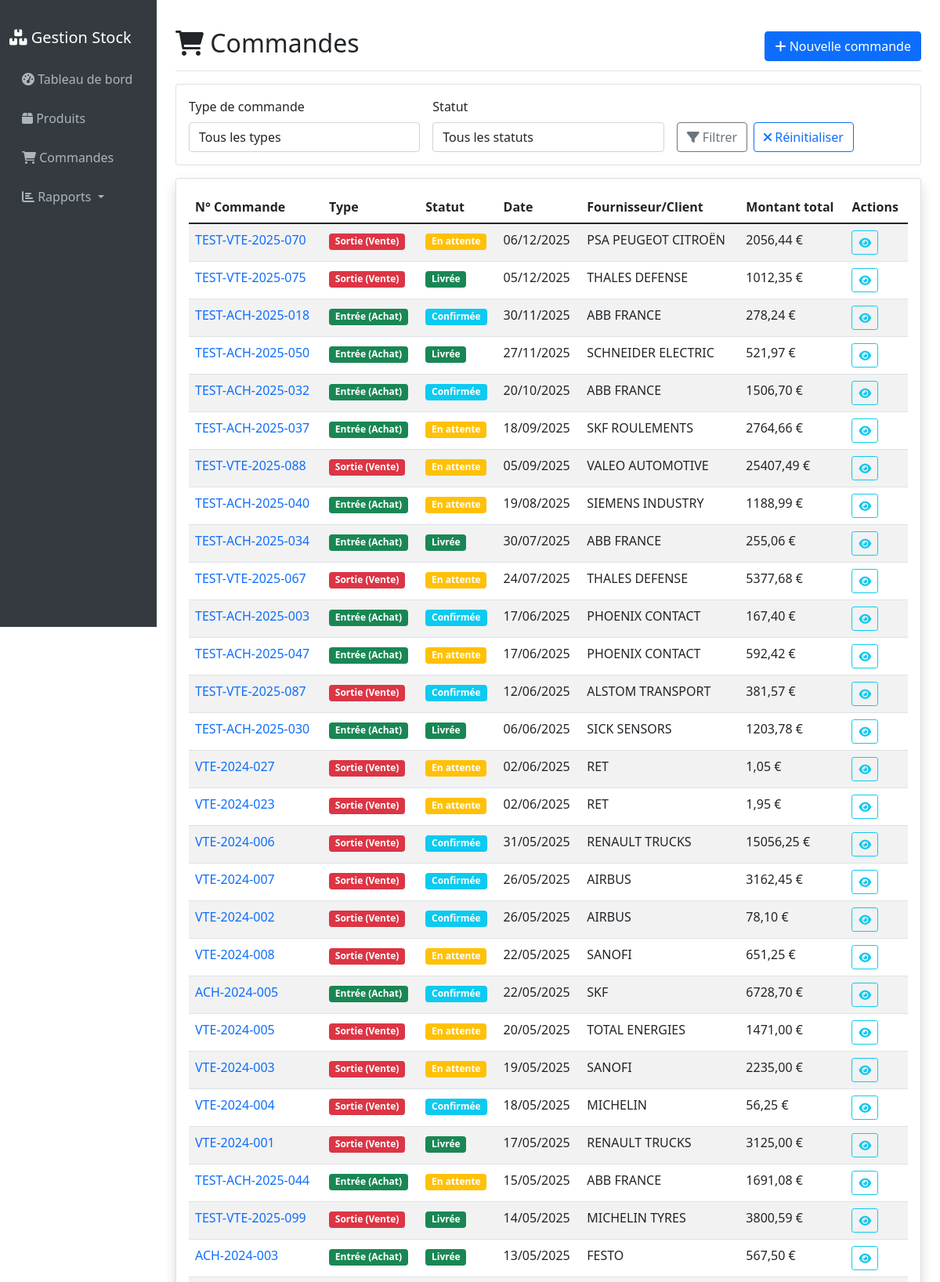
Screenshot of /orders/ (upper part) with the database file from the repository.
### inventory/models.py (models this page shows, shortened)
class Order(models.Model):
    ORDER_TYPES = [
        ('IN', 'Entrée (Achat)'),
        ('OUT', 'Sortie (Vente)'),
    ]
    STATUS_CHOICES = [
        ('PENDING', 'En attente'),
        ('CONFIRMED', 'Confirmée'),
        ('DELIVERED', 'Livrée'),
        ('CANCELLED', 'Annulée'),
    ]
    order_number = models.CharField(max_length=50, unique=True, verbose_name="Numéro de commande")
    order_type = models.CharField(max_length=3, choices=ORDER_TYPES, verbose_name="Type de commande")
    status = models.CharField(max_length=10, choices=STATUS_CHOICES, default='PENDING', verbose_name="Statut")
    order_date = models.DateTimeField(default=timezone.now, verbose_name="Date de commande")
    supplier_customer = models.CharField(max_length=255, blank=True, verbose_name="Fournisseur/Client")
    notes = models.TextField(blank=True, verbose_name="Notes")
    created_at = models.DateTimeField(auto_now_add=True)
    updated_at = models.DateTimeField(auto_now=True)
    class Meta:
        verbose_name = "Commande"
        verbose_name_plural = "Commandes"
        ordering = ['-order_date']
    @property
    def total_amount(self):
        return sum(item.total_price for item in self.orderitem_set.all())

class OrderItem(models.Model):
    order = models.ForeignKey(Order, on_delete=models.CASCADE, verbose_name="Commande")
    product = models.ForeignKey(Product, on_delete=models.CASCADE, verbose_name="Produit")
    quantity = models.PositiveIntegerField(verbose_name="Quantité")
    unit_price = models.DecimalField(
        max_digits=10,
        decimal_places=2,
        validators=[MinValueValidator(Decimal('0.01'))],
        verbose_name="Prix unitaire"
    )
    class Meta:
        verbose_name = "Article de commande"
        verbose_name_plural = "Articles de commande"
        unique_together = ['order', 'product']
    @property
    def total_price(self):
        return self.quantity * self.unit_price

### inventory/views.py (the view)
# urls.py: path('orders/', views.order_list, name='order_list'),
def order_list(request):
    orders = Order.objects.all().order_by('-order_date')
    order_type = request.GET.get('type')
    status = request.GET.get('status')
    if order_type:
        orders = orders.filter(order_type=order_type)
    if status:
        orders = orders.filter(status=status)
    context = {
        'orders': orders,
        'order_types': Order.ORDER_TYPES,
        'status_choices': Order.STATUS_CHOICES,
        'selected_type': order_type,
        'selected_status': status,
    }
    return render(request, 'inventory/order_list.html', context)

### inventory/templates/inventory/order_list.html (shortened to what this page needs)
{% extends 'inventory/base.html' %}
{% block content %}
<div class="d-flex justify-content-between flex-wrap flex-md-nowrap align-items-center pt-3 pb-2 mb-3 border-bottom">
    <h1 class="h2"><i class="fas fa-shopping-cart"></i> Commandes</h1>
    <div class="btn-toolbar mb-2 mb-md-0">
        <a href="{% url 'order_create' %}" class="btn btn-primary">
            <i class="fas fa-plus"></i> Nouvelle commande
        </a>
    </div>
</div>
<div class="row mb-3">
    <div class="col-md-12">
        <div class="card">
            <div class="card-body">
                <form method="get" class="row g-3">
                    <div class="col-md-4">
                        <label for="type" class="form-label">Type de commande</label>
                        <select name="type" class="form-control" id="type">
                            <option value="">Tous les types</option>
                        </select>
                    </div>
                    <div class="col-md-4">
                        <label for="status" class="form-label">Statut</label>
                        <select name="status" class="form-control" id="status">
                            <option value="">Tous les statuts</option>
                        </select>
                    </div>
                    <div class="col-md-4 d-flex align-items-end">
                        <button class="btn btn-outline-secondary" type="submit">
                            <i class="fas fa-filter"></i> Filtrer
                        </button>
                        <a href="{% url 'order_list' %}" class="btn btn-outline-primary ms-2">
                            <i class="fas fa-times"></i> Réinitialiser
                        </a>
                    </div>
                </form>
            </div>
        </div>
    </div>
</div>
<div class="card shadow">
    <div class="card-body">
        {% if orders %}
            <div class="table-responsive">
                <table class="table table-striped">
                    <thead>
                        <tr>
                            <th>N° Commande</th>
                            <th>Type</th>
                            <th>Statut</th>
                            <th>Date</th>
                            <th>Fournisseur/Client</th>
                            <th>Montant total</th>
                            <th>Actions</th>
                        </tr>
                    </thead>
                    <tbody>
                        {% for order in orders %}
                        <tr>
                            <td>
                                <a href="{% url 'order_detail' order.pk %}" class="text-decoration-none">
                                    {{ order.order_number }}
                                </a>
                            </td>
                            <td>
                                <span class="badge bg-{% if order.order_type == 'IN' %}success{% else %}danger{% endif %}">
                                    {{ order.get_order_type_display }}
                                </span>
                            </td>
                            <td>
                                <span class="badge bg-{% if order.status == 'PENDING' %}warning{% elif order.status == 'CONFIRMED' %}info{% elif order.status == 'DELIVERED' %}success{% else %}secondary{% endif %}">
                                    {{ order.get_status_display }}
                                </span>
                            </td>
                            <td>{{ order.order_date|date:"d/m/Y" }}</td>
                            <td>{{ order.supplier_customer|default:"-" }}</td>
                            <td>{{ order.total_amount|floatformat:2 }} €</td>
                            <td>
                                <div class="btn-group btn-group-sm" role="group">
                                    <a href="{% url 'order_detail' order.pk %}" class="btn btn-outline-info">
                                        <i class="fas fa-eye"></i>
                                    </a>
                                </div>
                            </td>
                        </tr>
                        {% endfor %}
                    </tbody>
                </table>
            </div>
        {% endif %}
    </div>
</div>
{% endblock %}

### rows the page displays
Order: order_number "TEST-VTE-2025-070", order_type "Sortie (Vente)", status "En attente", order_date "06/12/2025", supplier_customer "PSA PEUGEOT CITROËN", total_amount "2056,44"
Order: order_number "TEST-VTE-2025-075", order_type "Sortie (Vente)", status "Livrée", order_date "05/12/2025", supplier_customer "THALES DEFENSE", total_amount "1012,35"
Order: order_number "TEST-ACH-2025-018", order_type "Entrée (Achat)", status "Confirmée", order_date "30/11/2025", supplier_customer "ABB FRANCE", total_amount "278,24"
Order: order_number "TEST-ACH-2025-050", order_type "Entrée (Achat)", status "Livrée", order_date "27/11/2025", supplier_customer "SCHNEIDER ELECTRIC", total_amount "521,97"
Order: order_number "TEST-ACH-2025-032", order_type "Entrée (Achat)", status "Confirmée", order_date "20/10/2025", supplier_customer "ABB FRANCE", total_amount "1506,70"
Order: order_number "TEST-ACH-2025-037", order_type "Entrée (Achat)", status "En attente", order_date "18/09/2025", supplier_customer "SKF ROULEMENTS", total_amount "2764,66"
Order: order_number "TEST-VTE-2025-088", order_type "Sortie (Vente)", status "En attente", order_date "05/09/2025", supplier_customer "VALEO AUTOMOTIVE", total_amount "25407,49"
Order: order_number "TEST-ACH-2025-040", order_type "Entrée (Achat)", status "En attente", order_date "19/08/2025", supplier_customer "SIEMENS INDUSTRY", total_amount "1188,99"
Order: order_number "TEST-ACH-2025-034", order_type "Entrée (Achat)", status "Livrée", order_date "30/07/2025", supplier_customer "ABB FRANCE", total_amount "255,06"
Order: order_number "TEST-VTE-2025-067", order_type "Sortie (Vente)", status "En attente", order_date "24/07/2025", supplier_customer "THALES DEFENSE", total_amount "5377,68"
Order: order_number "TEST-ACH-2025-003", order_type "Entrée (Achat)", status "Confirmée", order_date "17/06/2025", supplier_customer "PHOENIX CONTACT", total_amount "167,40"
Order: order_number "TEST-ACH-2025-047", order_type "Entrée (Achat)", status "En attente", order_date "17/06/2025", supplier_customer "PHOENIX CONTACT", total_amount "592,42"
Order: order_number "TEST-VTE-2025-087", order_type "Sortie (Vente)", status "Confirmée", order_date "12/06/2025", supplier_customer "ALSTOM TRANSPORT", total_amount "381,57"
Order: order_number "TEST-ACH-2025-030", order_type "Entrée (Achat)", status "Livrée", order_date "06/06/2025", supplier_customer "SICK SENSORS", total_amount "1203,78"
Order: order_number "VTE-2024-027", order_type "Sortie (Vente)", status "En attente", order_date "02/06/2025", supplier_customer "RET", total_amount "1,05"
Order: order_number "VTE-2024-023", order_type "Sortie (Vente)", status "En attente", order_date "02/06/2025", supplier_customer "RET", total_amount "1,95"
Order: order_number "VTE-2024-006", order_type "Sortie (Vente)", status "Confirmée", order_date "31/05/2025", supplier_customer "RENAULT TRUCKS", total_amount "15056,25"
Order: order_number "VTE-2024-007", order_type "Sortie (Vente)", status "Confirmée", order_date "26/05/2025", supplier_customer "AIRBUS", total_amount "3162,45"
Order: order_number "VTE-2024-002", order_type "Sortie (Vente)", status "Confirmée", order_date "26/05/2025", supplier_customer "AIRBUS", total_amount "78,10"
Order: order_number "VTE-2024-008", order_type "Sortie (Vente)", status "En attente", order_date "22/05/2025", supplier_customer "SANOFI", total_amount "651,25"
Order: order_number "ACH-2024-005", order_type "Entrée (Achat)", status "Confirmée", order_date "22/05/2025", supplier_customer "SKF", total_amount "6728,70"
Order: order_number "VTE-2024-005", order_type "Sortie (Vente)", status "En attente", order_date "20/05/2025", supplier_customer "TOTAL ENERGIES", total_amount "1471,00"
Order: order_number "VTE-2024-003", order_type "Sortie (Vente)", status "En attente", order_date "19/05/2025", supplier_customer "SANOFI", total_amount "2235,00"
Order: order_number "VTE-2024-004", order_type "Sortie (Vente)", status "Confirmée", order_date "18/05/2025", supplier_customer "MICHELIN", total_amount "56,25"
Order: order_number "VTE-2024-001", order_type "Sortie (Vente)", status "Livrée", order_date "17/05/2025", supplier_customer "RENAULT TRUCKS", total_amount "3125,00"
Order: order_number "TEST-ACH-2025-044", order_type "Entrée (Achat)", status "En attente", order_date "15/05/2025", supplier_customer "ABB FRANCE", total_amount "1691,08"
Order: order_number "TEST-VTE-2025-099", order_type "Sortie (Vente)", status "Livrée", order_date "14/05/2025", supplier_customer "MICHELIN TYRES", total_amount "3800,59"
Order: order_number "ACH-2024-003", order_type "Entrée (Achat)", status "Livrée", order_date "13/05/2025", supplier_customer "FESTO", total_amount "567,50"
